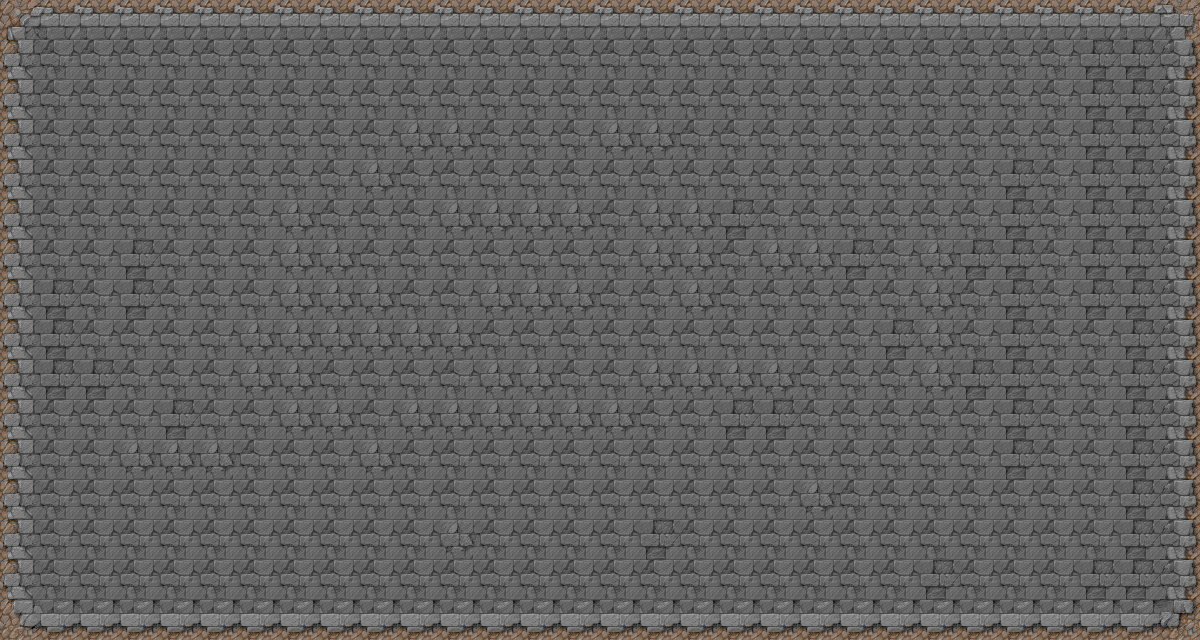

A level layout from a 2D game, rendered from its tile map. Below: a short description, then the map file with tile-grid data replaced by summaries:
An orthogonal 30x16 tile map with 40x40 px tiles, 1 tile layer (Tile Layer 1).

<map version="1.0" orientation="orthogonal" width="30" height="16" tilewidth="40" tileheight="40">
 <tileset firstgid="1" name="PAVE" tilewidth="40" tileheight="40">
  <image source="../img/tilesets/PAVE.bmp" width="361" height="281" />
 </tileset>
 <layer name="Tile Layer 1" width="30" height="16">
  <data>[480 cells, 480 non-empty, 11 distinct tile ids]</data>
 </layer>
</map>